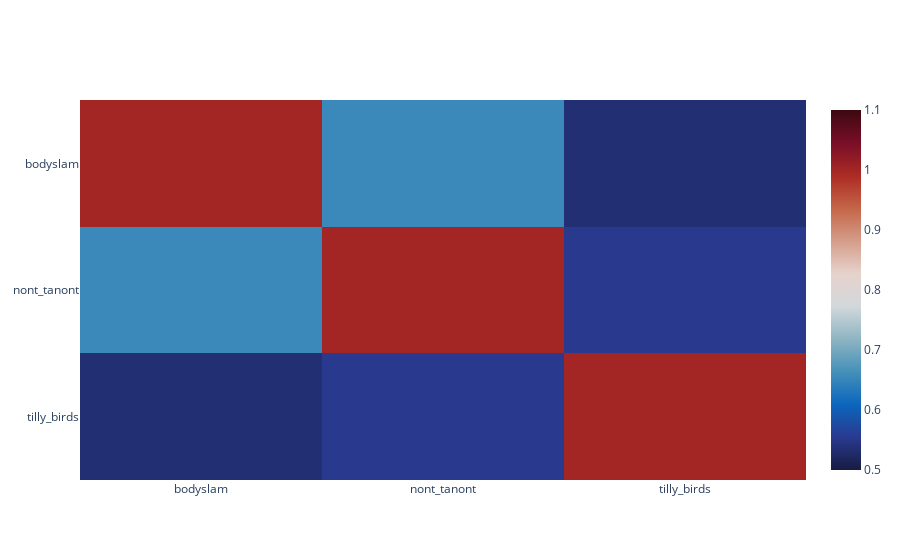

Notebook source saved alongside this figure:
### Code cell
similarity_matrix = cosine_similarity(vstack(artist_filter_df['tf_idf_vector']), 
                                      vstack(artist_filter_df['tf_idf_vector']))
artist_names = artist_filter_df['artist'].tolist()
fig = go.Figure(data=go.Heatmap(z=np.flipud(similarity_matrix), x=artist_names, y=list(reversed(artist_names)), 
                                colorscale='balance', zmin=0.5, zmax=1.1))
fig.show()

### Figure 1 — Plotly figure (JSON) as saved in the notebook; plotly's stock layout.template omitted (floating-point values rounded to 4 significant figures)
{"data": [{"colorscale": [[0, "rgb(23, 28, 66)"], [0.09091, "rgb(41, 58, 143)"], [0.1818, "rgb(11, 102, 189)"], [0.2727, "rgb(69, 144, 185)"], [0.3636, "rgb(142, 181, 194)"], [0.4545, "rgb(210, 216, 219)"], [0.5455, "rgb(230, 210, 204)"], [0.6364, "rgb(213, 157, 137)"], [0.7273, "rgb(196, 101, 72)"], [0.8182, "rgb(172, 43, 36)"], [0.9091, "rgb(120, 14, 40)"], [1, "rgb(60, 9, 17)"]], "type": "heatmap", "x": ["bodyslam", "nont_tanont", "tilly_birds"], "y": ["tilly_birds", "nont_tanont", "bodyslam"], "z": [[0.5345, 0.5537, 1.0], [0.6543, 1.0, 0.5537], [1.0, 0.6543, 0.5345]], "zmax": 1.1, "zmin": 0.5}], "layout": {}}
